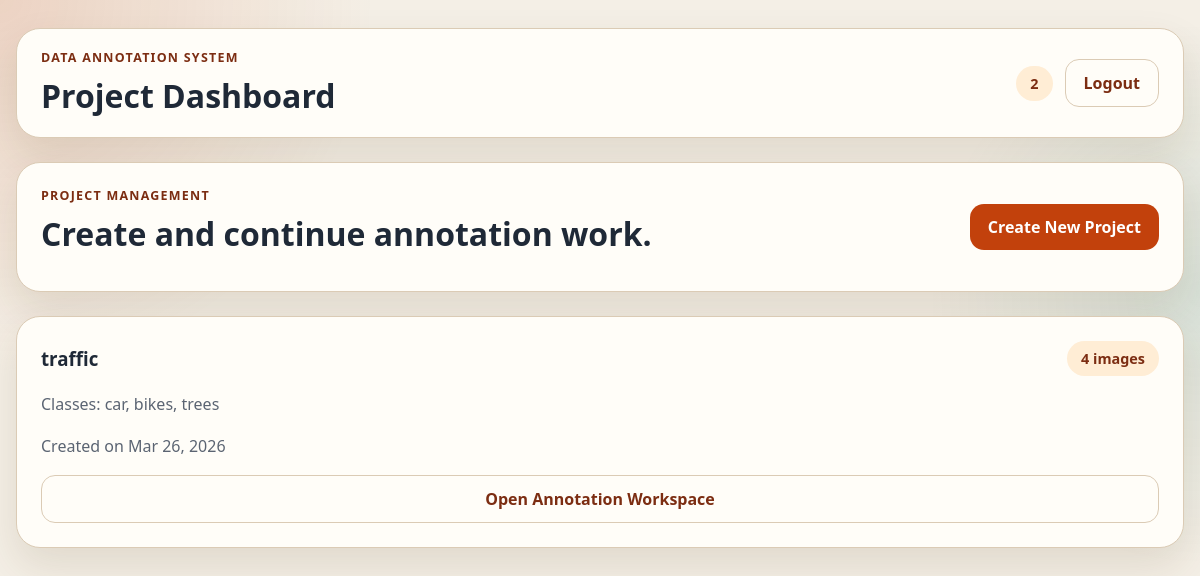
The app's page /dashboard/ (signed in) with its own data.
### main/models.py (models this page shows, shortened)
class Project(models.Model):
    owner = models.ForeignKey(
        settings.AUTH_USER_MODEL,
        on_delete=models.CASCADE,
        related_name="projects",
    )
    title = models.CharField(max_length=150)
    created_at = models.DateTimeField(auto_now_add=True)
    class Meta:
        ordering = ["-created_at"]
        unique_together = ("owner", "title")

class ProjectClass(models.Model):
    project = models.ForeignKey(
        Project,
        on_delete=models.CASCADE,
        related_name="classes",
    )
    name = models.CharField(max_length=120)
    class_index = models.PositiveIntegerField()
    class Meta:
        ordering = ["class_index"]
        unique_together = (
            ("project", "name"),
            ("project", "class_index"),
        )

### main/views.py (the view)
# urls.py: path("dashboard/", views.dashboard_view, name="dashboard"),
@login_required
def dashboard_view(request):
    projects = (
        Project.objects.filter(owner=request.user)
        .prefetch_related("classes", "images")
        .order_by("-created_at")
    )
    return render(request, "project.html", {"projects": projects})

### templates/project.html (shortened to what this page needs)
{% extends "base.html" %}
{% block page_title %}Project Dashboard{% endblock %}
{% block content %}
<section class="dashboard-actions">
    <div>
        <p class="eyebrow">Project management</p>
        <h2>Create and continue annotation work.</h2>
    </div>
    <a href="{% url 'new_project' %}" class="button">Create New Project</a>
</section>
<section class="project-grid">
    {% for project in projects %}
        <article class="project-card">
            <div class="project-card-header">
                <h3>{{ project.title }}</h3>
                <span class="pill">{{ project.images.count }} images</span>
            </div>
            <p class="muted">Classes:
                {% for item in project.classes.all %}
                    {{ item.name }}{% if not forloop.last %}, {% endif %}
                {% empty %}
                    No classes yet
                {% endfor %}
            </p>
            <p class="muted">Created on {{ project.created_at|date:"M d, Y" }}</p>
            <a href="{% url 'annotation' project.id %}" class="button button-ghost">Open Annotation Workspace</a>
        </article>
    {% empty %}
        <div class="empty-state">
            <h3>No projects yet</h3>
            <p>Create your first project to start uploading images and annotating objects.</p>
        </div>
    {% endfor %}
</section>
{% endblock %}

### templates/base.html (shortened to what this page needs)
{% load static %}
<!DOCTYPE html>
<html lang="en">
<head>
    <link rel="stylesheet" href="{% static 'css/style.css' %}">
</head>
<body>
    <div class="page-shell">
        <header class="topbar">
            <div>
                <p class="eyebrow">Data Annotation System</p>
                <h1 class="topbar-title">{% block page_title %}Workspace{% endblock %}</h1>
            </div>
            {% if request.user.is_authenticated %}
                <div class="topbar-actions">
                    <span class="user-chip">{{ request.user.username }}</span>
                    <a class="button button-ghost" href="{% url 'logout' %}">Logout</a>
                </div>
            {% endif %}
        </header>
        {% block content %}{% endblock %}
    </div>
</body>
</html>

### static/css/style.css (style rules this page uses)
:root { --bg: #f4efe6; --panel: #fffdf8; --panel-border: #dbcbb5; --text: #1f2937; --muted: #5b6472; --accent: #c2410c; --accent-dark: #7c2d12; --accent-soft: #ffedd5; --success: #0f766e; --shadow: 0 18px 40px rgba(82, 56, 20, 0.12); }
* { box-sizing: border-box; }
body { margin: 0; font-family: "Segoe UI", Tahoma, Geneva, Verdana, sans-serif; color: var(--text); background: radial-gradient(circle at top left, rgba(194, 65, 12, 0.16), transparent 28%), radial-gradient(circle at right center, rgba(15, 118, 110, 0.12), transparent 22%), var(--bg); }
a { color: var(--accent-dark); text-decoration: none; }
.page-shell { width: min(1240px, calc(100% - 32px)); margin: 0 auto; padding: 28px 0 40px; }
.topbar, .dashboard-actions, .panel, .form-card, .project-card, .empty-state, .info-panel { background: var(--panel); border: 1px solid var(--panel-border); border-radius: 24px; box-shadow: var(--shadow); }
.topbar { display: flex; justify-content: space-between; align-items: center; padding: 20px 24px; margin-bottom: 24px; }
.topbar-title, h2, h3, p { margin: 0; }
.eyebrow { margin-bottom: 8px; color: var(--accent-dark); text-transform: uppercase; letter-spacing: 0.1em; font-size: 0.78rem; font-weight: 700; }
.topbar-actions, .toolbar-actions, .panel-row { display: flex; align-items: center; gap: 12px; }
.user-chip, .pill { display: inline-flex; align-items: center; border-radius: 999px; padding: 8px 14px; background: var(--accent-soft); color: var(--accent-dark); font-size: 0.9rem; font-weight: 700; }
.button { display: inline-flex; align-items: center; justify-content: center; gap: 8px; border: 0; border-radius: 14px; padding: 12px 18px; background: var(--accent); color: white; cursor: pointer; font-weight: 700; }
.button-ghost { background: transparent; color: var(--accent-dark); border: 1px solid var(--panel-border); }
.auth-copy h2, .info-panel h2, .dashboard-actions h2, .toolbar h2 { margin-bottom: 12px; font-size: 2rem; }
.auth-copy p, .info-panel p, .muted { color: var(--muted); line-height: 1.6; }
.dashboard-actions { display: flex; justify-content: space-between; align-items: center; padding: 24px; margin-bottom: 24px; }
.project-grid { display: grid; grid-template-columns: repeat(auto-fit, minmax(280px, 1fr)); gap: 20px; }
.project-card, .empty-state { padding: 24px; }
.project-card { display: grid; gap: 16px; }
.project-card-header { display: flex; justify-content: space-between; align-items: center; gap: 12px; }

### records on screen
Project: title "traffic", images.count "4", created_at "Mar 26, 2026"
ProjectClass: name "car"
ProjectClass: name "bikes"
ProjectClass: name "trees"

### other values on screen
{{ request.user.username }} "2"
